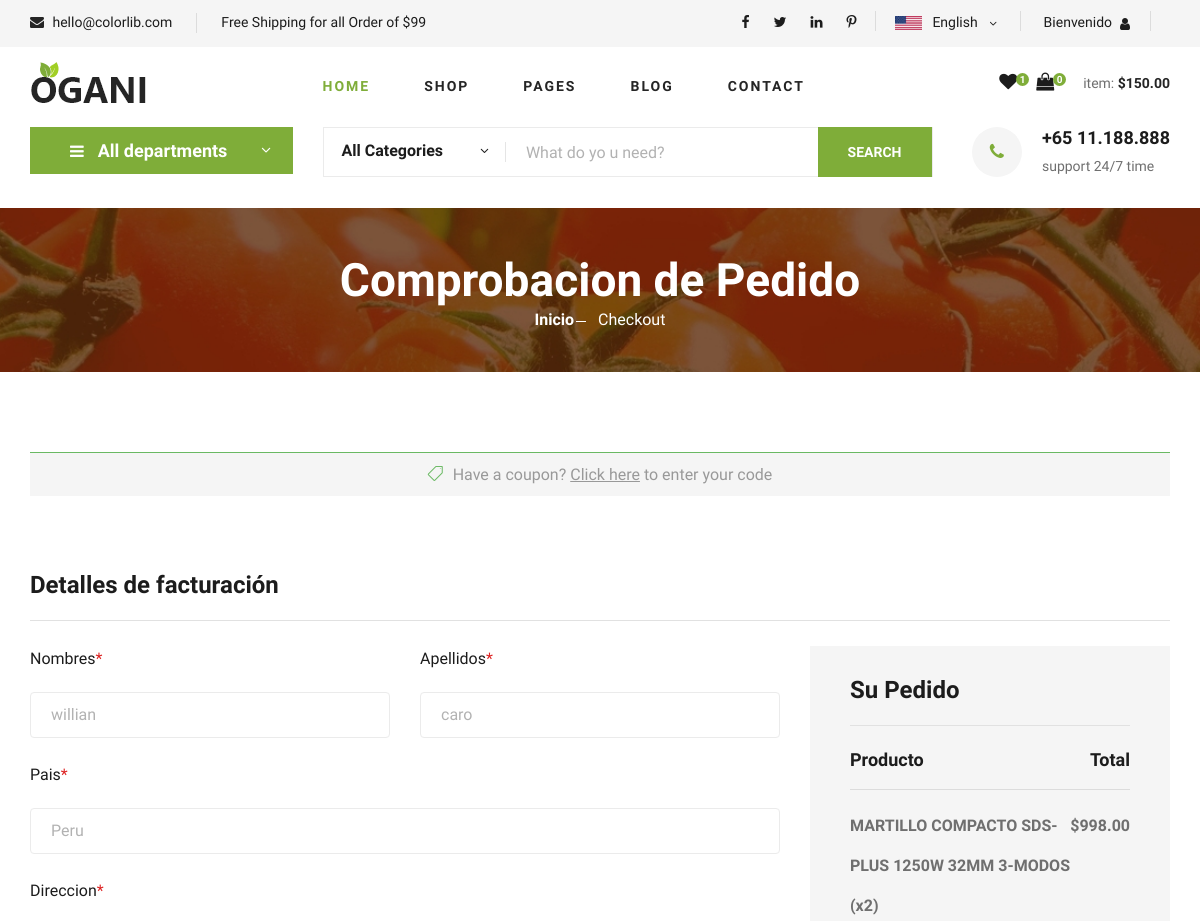
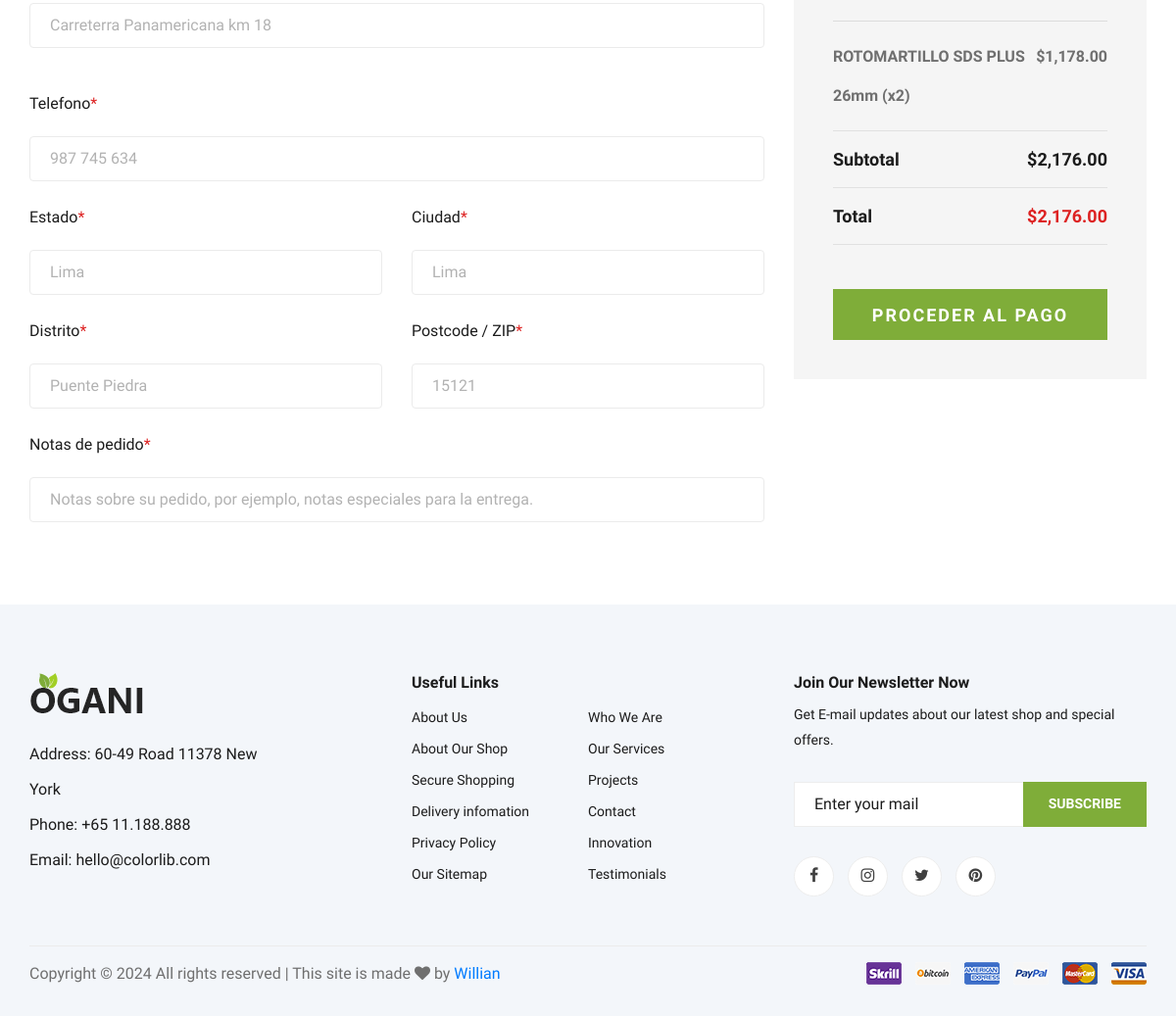
The page /checkout.php (signed in) on the database its author committed (2 pictures, top to bottom).
### tables this page shows
CREATE TABLE `clientes` (
  `id_cliente` int(11) NOT NULL,
  `email` varchar(255) NOT NULL,
  `pass` varchar(255) NOT NULL,
  `nombres` varchar(255) NOT NULL,
  `apellidos` varchar(255) NOT NULL,
  `doc` int(20) NOT NULL,
  `direccion` varchar(255) NOT NULL,
  `pais` varchar(128) NOT NULL,
  `estado` varchar(128) NOT NULL,
  `ciudad` varchar(128) NOT NULL,
  `distrito` varchar(128) NOT NULL,
  `postal` varchar(64) NOT NULL,
  `geolocalizacion` varchar(255) NOT NULL,
  `telefono` varchar(20) DEFAULT NULL,
  `fecha_registro` varchar(11) DEFAULT NULL,
  `estado_cliente` enum('activo','inactivo') DEFAULT 'activo',
  `ult_session` varchar(11) NOT NULL
);

CREATE TABLE `cart` (
  `id` int(11) NOT NULL,
  `id_cliente` int(11) NOT NULL,
  `id_producto` int(11) NOT NULL,
  `descripcion` varchar(255) NOT NULL,
  `precio` varchar(11) NOT NULL,
  `cantidad` int(11) DEFAULT 1
);

CREATE TABLE `productos` (
  `id_producto` int(11) NOT NULL,
  `descripcion` text NOT NULL,
  `modelo` varchar(128) NOT NULL,
  `detalles` text NOT NULL,
  `categoria` varchar(128) NOT NULL,
  `subcategoria` varchar(128) NOT NULL,
  `marca` varchar(128) NOT NULL,
  `material` varchar(128) NOT NULL,
  `origen` varchar(128) NOT NULL,
  `peso` varchar(11) NOT NULL,
  `fecha_ingreso` varchar(11) NOT NULL,
  `stock` int(11) NOT NULL,
  `precio` varchar(11) NOT NULL,
  `oferta` varchar(11) NOT NULL,
  `destacado` varchar(11) NOT NULL,
  `documentacion` text NOT NULL
);

### checkout.php (the view, shortened to what this page needs)
<?php
include 'conexion.php';
$id_cliente = $_SESSION['id_cliente'];
$consult_cart = "
    SELECT c.id_producto, p.descripcion, p.precio, c.cantidad
    FROM cart c
    INNER JOIN productos p ON c.id_producto = p.id_producto
    WHERE c.id_cliente = '$id_cliente'
";
$result_cart = mysqli_query($conectar, $consult_cart);
?>
<!DOCTYPE html>
<html lang="zxx">
<head>
    <link rel="stylesheet" href="css/bootstrap.min.css" type="text/css">
    <link rel="stylesheet" href="css/font-awesome.min.css" type="text/css">
    <link rel="stylesheet" href="css/elegant-icons.css" type="text/css">
    <link rel="stylesheet" href="css/nice-select.css" type="text/css">
    <link rel="stylesheet" href="css/jquery-ui.min.css" type="text/css">
    <link rel="stylesheet" href="css/owl.carousel.min.css" type="text/css">
    <link rel="stylesheet" href="css/slicknav.min.css" type="text/css">
    <link rel="stylesheet" href="css/style.css" type="text/css">
</head>
<body>
    <?php include('header.php'); ?>
    <section class="breadcrumb-section set-bg" data-setbg="img/breadcrumb.jpg">
        <div class="container">
            <div class="row">
                <div class="col-lg-12 text-center">
                    <div class="breadcrumb__text">
                        <h2>Comprobacion de Pedido</h2>
                        <div class="breadcrumb__option">
                            <a href="./index.html">Inicio</a>
                            <span>Checkout</span>
                        </div>
                    </div>
                </div>
            </div>
        </div>
    </section>
    <?php
    $consult_cliente = "SELECT * FROM clientes WHERE id_cliente = '$id_cliente'";
    $result_cliente = mysqli_query($conectar, $consult_cliente);
    $cliente = mysqli_fetch_assoc($result_cliente);
    ?>
    <section class="checkout spad">
        <div class="container">
            <div class="row">
                <div class="col-lg-12">
                    <h6><span class="icon_tag_alt"></span> Have a coupon? <a href="#">Click here</a> to enter your code
                    </h6>
                </div>
            </div>
            <div class="checkout__form">
                <h4>Detalles de facturación</h4>
                <form action="#">
                    <div class="row">
                        <div class="col-lg-8 col-md-6">
                            <div class="row">
                                <div class="col-lg-6">
                                    <div class="checkout__input">
                                        <p>Nombres<span>*</span></p>
                                        <input type="text" value="<?php echo $cliente['nombres']; ?>" name="nombres">
                                    </div>
                                </div>
                                <div class="col-lg-6">
                                    <div class="checkout__input">
                                        <p>Apellidos<span>*</span></p>
                                        <input type="text" value="<?php echo $cliente['apellidos']; ?>" name="apellidos">
                                    </div>
                                </div>
                            </div>
                            <div class="checkout__input">
                                <p>Pais<span>*</span></p>
                                <input type="text" value="<?php echo $cliente['pais']; ?>" name="pais">
                            </div>
                            <div class="checkout__input">
                                <p>Direccion<span>*</span></p>
                                <input type="text" placeholder="Street Address" class="checkout__input__add" value="<?php echo $cliente['direccion']; ?>" name="direccion">
                            </div>
                            <div class="checkout__input">
                                <p>Telefono<span>*</span></p>
                                <input type="text" value="<?php echo $cliente['telefono']; ?>" name="telefono">
                            </div>
                            <div class="row">
                                <div class="col-lg-6">
                                    <div class="checkout__input">
                                        <p>Estado<span>*</span></p>
                                        <input type="text" value="<?php echo $cliente['estado']; ?>" name="estado">
                                    </div>
                                </div>
                                <div class="col-lg-6">
                                    <div class="checkout__input">
                                        <p>Ciudad<span>*</span></p>
                                        <input type="text" value="<?php echo $cliente['ciudad']; ?>" name="ciudad">
                                    </div>
                                </div>
                            </div>
                            <div class="row">
                                <div class="col-lg-6">
                                    <div class="checkout__input">
                                        <p>Distrito<span>*</span></p>
                                        <input type="text" value="<?php echo $cliente['distrito']; ?>" name="distrito">
                                    </div>
                                </div>
                                <div class="col-lg-6">
                                    <div class="checkout__input">
                                        <p>Postcode / ZIP<span>*</span></p>
                                        <input type="text" value="<?php echo $cliente['postal']; ?>" name="postal" >
                                    </div>
                                </div>
                            </div>
                            <div class="checkout__input">
                                <p>Notas de pedido<span>*</span></p>
                                <input type="text" placeholder="Notas sobre su pedido, por ejemplo, notas especiales para la entrega." name="notas">
                            </div>
                        </div>
                        <div class="col-lg-4 col-md-6">
                            <div class="checkout__order">
                                <h4>Su Pedido</h4>
                                <div class="checkout__order__products">
                                    <strong>Producto</strong>
                                    <span><strong>Total</strong></span>
                                </div>
                                <ul style="list-style: none; padding: 0;">
                                    <?php
                                    $total = 0;
                                    while ($row = mysqli_fetch_assoc($result_cart)) :
                                        $subtotal = $row['precio'] * $row['cantidad'];
                                        $total += $subtotal;
                                    ?>
                                        <hr>
                                        <li style="display: flex; justify-content: space-between; margin-bottom: 10px;">
                                            <span>
                                                <?php echo $row['descripcion']; ?> (x<?php echo $row['cantidad']; ?>)
                                            </span>
                                            <span>$<?php echo number_format($subtotal, 2); ?></span>
                                        </li>
                                    <?php endwhile; ?>
                                </ul>
                                <div class="checkout__order__subtotal" style="display: flex; justify-content: space-between; margin-top: 15px;">
                                    <strong>Subtotal</strong>
                                    <span>$<?php echo number_format($total, 2); ?></span>
                                </div>
                                <div class="checkout__order__total" style="display: flex; justify-content: space-between; margin-top: 10px;">
                                    <strong>Total</strong>
                                    <span>$<?php echo number_format($total, 2); ?></span>
                                </div>
                                <button type="submit" class="site-btn" style="width: 100%; margin-top: 20px;">PROCEDER AL PAGO</button>
                            </div>
                        </div>
                    </div>
                </form>
            </div>
        </div>
    </section>
    <?php include('footer.php'); ?>
</body>
</html>

### css/style.css (style rules this page uses)
html, body { height: 100%; font-family: "Cairo", sans-serif; -webkit-font-smoothing: antialiased; font-smoothing: antialiased; }
h1, h2, h3, h4, h5, h6 { margin: 0; color: #111111; font-weight: 400; font-family: "Cairo", sans-serif; }
h2 { font-size: 36px; }
h4 { font-size: 24px; }
h6 { font-size: 16px; }
p { font-size: 16px; font-family: "Cairo", sans-serif; color: #6f6f6f; font-weight: 400; line-height: 26px; margin: 0 0 15px 0; }
ul, ol { padding: 0; margin: 0; }
.set-bg { background-repeat: no-repeat; background-size: cover; background-position: top center; }
.spad { padding-top: 100px; padding-bottom: 100px; }
.site-btn { font-size: 14px; color: #ffffff; font-weight: 800; text-transform: uppercase; display: inline-block; padding: 13px 30px 12px; background: #7fad39; border: none; }
.breadcrumb-section { display: flex; align-items: center; padding: 45px 0 40px; }
.breadcrumb__text h2 { font-size: 46px; color: #ffffff; font-weight: 700; }
.breadcrumb__option a { display: inline-block; font-size: 16px; color: #ffffff; font-weight: 700; margin-right: 20px; position: relative; }
.breadcrumb__option a:after { position: absolute; right: -12px; top: 13px; height: 1px; width: 10px; background: #ffffff; content: ""; }
.breadcrumb__option span { display: inline-block; font-size: 16px; color: #ffffff; }
.checkout { padding-top: 80px; padding-bottom: 60px; }
.checkout h6 { color: #999999; text-align: center; background: #f5f5f5; border-top: 1px solid #6ab963; padding: 12px 0 12px; margin-bottom: 75px; }
.checkout h6 span { font-size: 16px; color: #6ab963; margin-right: 5px; }
.checkout h6 a { text-decoration: underline; color: #999999; }
.checkout__form h4 { color: #1c1c1c; font-weight: 700; border-bottom: 1px solid #e1e1e1; padding-bottom: 20px; margin-bottom: 25px; }
.checkout__form p { column-rule: #b2b2b2; }
.checkout__input { margin-bottom: 24px; }
.checkout__input p { color: #1c1c1c; margin-bottom: 20px; }
.checkout__input p span { color: #dd2222; }
.checkout__input input { width: 100%; height: 46px; border: 1px solid #ebebeb; padding-left: 20px; font-size: 16px; color: #b2b2b2; border-radius: 4px; }
.checkout__input input.checkout__input__add { margin-bottom: 20px; }
.checkout__input input::placeholder { color: #b2b2b2; }
.checkout__order { background: #f5f5f5; padding: 40px; padding-top: 30px; }
.checkout__order h4 { color: #1c1c1c; font-weight: 700; border-bottom: 1px solid #e1e1e1; padding-bottom: 20px; margin-bottom: 20px; }
.checkout__order .checkout__order__products { font-size: 18px; color: #1c1c1c; font-weight: 700; margin-bottom: 10px; }
.checkout__order .checkout__order__products span { float: right; }
.checkout__order ul { margin-bottom: 12px; }
.checkout__order ul li { font-size: 16px; color: #6f6f6f; line-height: 40px; list-style: none; }
.checkout__order ul li span { font-weight: 700; float: right; }
.checkout__order .checkout__order__subtotal { font-size: 18px; color: #1c1c1c; font-weight: 700; border-bottom: 1px solid #e1e1e1; border-top: 1px solid #e1e1e1; padding-bottom: 15px; margin-bottom: 15px; padding-top: 15px; }
.checkout__order .checkout__order__subtotal span { float: right; }
.checkout__order .checkout__order__total { font-size: 18px; color: #1c1c1c; font-weight: 700; border-bottom: 1px solid #e1e1e1; padding-bottom: 15px; margin-bottom: 25px; }
.checkout__order .checkout__order__total span { float: right; color: #dd2222; }
.checkout__order button { font-size: 18px; letter-spacing: 2px; width: 100%; margin-top: 10px; }
@media only screen and (min-width: 1200px) { .container { max-width: 1170px; } }

### rows shown on the page
clientes: nombres "willian", apellidos "caro", pais "Peru", direccion "Carreterra Panamericana km 18", telefono "987 745 634", estado "Lima", ciudad "Lima", distrito "Puente Piedra", postal "15121"
cart: id_producto.descripcion "MARTILLO COMPACTO SDS-PLUS 1250W 32MM 3-MODOS", cantidad "2", subtotal "998.00"
cart: id_producto.descripcion "ROTOMARTILLO SDS PLUS 26mm", cantidad "2", subtotal "1,178.00"

### other values the page prints
$total "2,176.00"
